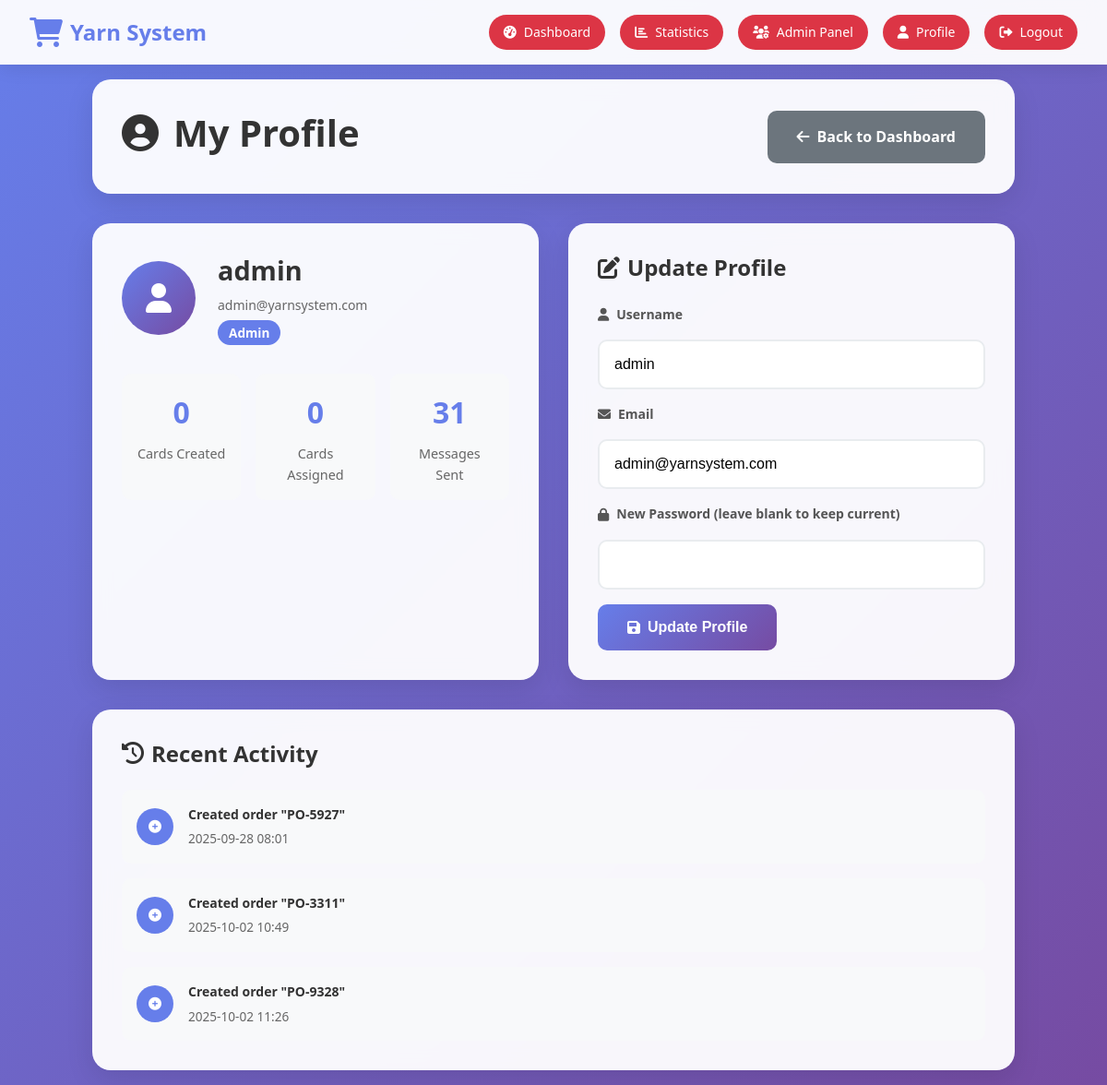
The app's page /profile (signed in) with its own data.
### app.py (models this page shows)
class User(db.Model):
    id = db.Column(db.Integer, primary_key=True)
    username = db.Column(db.String(80), unique=True, nullable=False)
    email = db.Column(db.String(120), unique=True, nullable=False)
    password_hash = db.Column(db.String(120), nullable=False)
    role = db.Column(db.String(20), nullable=False)  # admin, agent, user
    created_at = db.Column(db.DateTime, default=datetime.utcnow)
    is_active = db.Column(db.Boolean, default=True)

class Order(db.Model):
    id = db.Column(db.Integer, primary_key=True)
    order_id = db.Column(db.String(50), unique=True, nullable=False)  # e.g., PO-1052
    customer_name = db.Column(db.String(200), nullable=False)
    yarn_type = db.Column(db.String(100), nullable=False)
    quantity_kg = db.Column(db.Float, nullable=False)
    startup_date = db.Column(db.Date, nullable=False)
    order_type = db.Column(db.String(20), nullable=False)  # Local / Export
    amount_usd = db.Column(db.Float, nullable=False)
    status = db.Column(db.String(50), nullable=False, default='New Order')
    created_by = db.Column(db.Integer, db.ForeignKey('user.id'), nullable=False)
    assigned_agent = db.Column(db.Integer, db.ForeignKey('user.id'))  # Primary agent
    created_at = db.Column(db.DateTime, default=datetime.utcnow)
    updated_at = db.Column(db.DateTime, default=datetime.utcnow, onupdate=datetime.utcnow)
    creator = db.relationship('User', foreign_keys=[created_by], backref='created_orders')
    agent = db.relationship('User', foreign_keys=[assigned_agent], backref='assigned_orders')

### app.py (the view)
@app.route('/profile')
def profile():
    if 'user_id' not in session:
        return redirect(url_for('login'))
    user = User.query.get(session['user_id'])
    return render_template('profile.html', user=user)

### templates/profile.html (shortened to what this page needs)
{% extends "base.html" %}
{% block content %}
<div class="profile-container">
    <div class="profile-header">
        <h1><i class="fas fa-user-circle"></i> My Profile</h1>
        <div class="profile-actions">
            <a href="{{ url_for('dashboard') }}" class="btn btn-secondary">
                <i class="fas fa-arrow-left"></i>
                Back to Dashboard
            </a>
        </div>
    </div>
    <div class="profile-content">
        <div class="profile-card">
            <div class="profile-info">
                <div class="profile-avatar">
                    <i class="fas fa-user"></i>
                </div>
                <div class="profile-details">
                    <h2>{{ user.username }}</h2>
                    <p class="profile-email">{{ user.email }}</p>
                    <span class="profile-role">{{ user.role.title() }}</span>
                </div>
            </div>
            <div class="profile-stats">
                <div class="stat-item">
                    <div class="stat-number">{{ user.created_cards|length }}</div>
                    <div class="stat-label">Cards Created</div>
                </div>
                <div class="stat-item">
                    <div class="stat-number">{{ user.assigned_cards|length }}</div>
                    <div class="stat-label">Cards Assigned</div>
                </div>
                <div class="stat-item">
                    <div class="stat-number">{{ user.sent_messages|length }}</div>
                    <div class="stat-label">Messages Sent</div>
                </div>
            </div>
        </div>
        <div class="profile-form-card">
            <h3><i class="fas fa-edit"></i> Update Profile</h3>
            <form method="POST" action="{{ url_for('update_profile') }}">
                <div class="form-group">
                    <label for="username">
                        <i class="fas fa-user"></i>
                        Username
                    </label>
                    <input type="text" id="username" name="username" value="{{ user.username }}" required>
                </div>
                <div class="form-group">
                    <label for="email">
                        <i class="fas fa-envelope"></i>
                        Email
                    </label>
                    <input type="email" id="email" name="email" value="{{ user.email }}" required>
                </div>
                <div class="form-group">
                    <label for="password">
                        <i class="fas fa-lock"></i>
                        New Password (leave blank to keep current)
                    </label>
                    <input type="password" id="password" name="password">
                </div>
                <div class="form-actions">
                    <button type="submit" class="btn btn-primary">
                        <i class="fas fa-save"></i>
                        Update Profile
                    </button>
                </div>
            </form>
        </div>
        <div class="profile-activity-card">
            <h3><i class="fas fa-history"></i> Recent Activity</h3>
            <div class="activity-list">
                {% for order in user.created_orders[-5:] %}
                <div class="activity-item">
                    <div class="activity-icon">
                        <i class="fas fa-plus-circle"></i>
                    </div>
                    <div class="activity-content">
                        <div class="activity-title">Created order "{{ order.order_id }}"</div>
                        <div class="activity-time">{{ order.created_at.strftime('%Y-%m-%d %H:%M') }}</div>
                    </div>
                </div>
                {% endfor %}
            </div>
        </div>
    </div>
</div>
{% endblock %}

### static/css/style.css (style rules this page uses)
* { margin: 0; padding: 0; box-sizing: border-box; }
body { font-family: 'Segoe UI', Tahoma, Geneva, Verdana, sans-serif; background: linear-gradient(135deg, #667eea 0%, #764ba2 100%); min-height: 100vh; color: #333; font-size: 14px; line-height: 1.6; }
h1, h2, h3, h4, h5, h6 { font-weight: 600; line-height: 1.3; margin-bottom: 0.5rem; }
h1 { font-size: 2rem; }
h2 { font-size: 1.75rem; }
h3 { font-size: 1.5rem; }
.btn { display: inline-flex; align-items: center; gap: 0.5rem; padding: 0.75rem 1.5rem; border: none; border-radius: 8px; font-size: 0.9rem; font-weight: 600; text-decoration: none; cursor: pointer; transition: all 0.3s ease; white-space: nowrap; }
.btn-primary { background: linear-gradient(135deg, #667eea 0%, #764ba2 100%); color: white; }
.btn-secondary { background: #6c757d; color: white; }
.form-group { margin-bottom: 1rem; }
.form-group label { display: block; margin-bottom: 0.5rem; font-weight: 600; color: #333; }
.form-group { display: flex; flex-direction: column; gap: 0.5rem; }
.form-group label { font-weight: 600; color: #555; display: flex; align-items: center; gap: 0.5rem; }
.form-group input, .form-group select, .form-group textarea { padding: 1rem; border: 2px solid #e9ecef; border-radius: 10px; font-size: 1rem; transition: all 0.3s ease; background: white; }
.btn { padding: 1rem 2rem; border: none; border-radius: 10px; font-size: 1rem; font-weight: 600; cursor: pointer; transition: all 0.3s ease; display: inline-flex; align-items: center; gap: 0.5rem; text-decoration: none; justify-content: center; }
.profile-container { max-width: 1000px; margin: 0 auto; }
.profile-header { display: flex; justify-content: space-between; align-items: center; margin-bottom: 2rem; background: rgba(255, 255, 255, 0.95); backdrop-filter: blur(10px); padding: 2rem; border-radius: 20px; box-shadow: 0 10px 30px rgba(0, 0, 0, 0.1); }
.profile-header h1 { font-size: 2.5rem; color: #333; display: flex; align-items: center; gap: 1rem; }
.profile-content { display: grid; grid-template-columns: 1fr 1fr; gap: 2rem; }
.profile-card { background: rgba(255, 255, 255, 0.95); backdrop-filter: blur(10px); border-radius: 20px; padding: 2rem; box-shadow: 0 10px 30px rgba(0, 0, 0, 0.1); }
.profile-info { display: flex; align-items: center; gap: 1.5rem; margin-bottom: 2rem; }
.profile-avatar { width: 80px; height: 80px; background: linear-gradient(135deg, #667eea 0%, #764ba2 100%); border-radius: 50%; display: flex; align-items: center; justify-content: center; color: white; font-size: 2rem; }
.profile-details h2 { font-size: 1.8rem; color: #333; margin-bottom: 0.5rem; }
.profile-email { color: #666; margin-bottom: 0.5rem; }
.profile-role { background: #667eea; color: white; padding: 0.25rem 0.75rem; border-radius: 15px; font-size: 0.85rem; font-weight: 600; }
.profile-stats { display: grid; grid-template-columns: repeat(3, 1fr); gap: 1rem; }
.stat-item { text-align: center; padding: 1rem; background: #f8f9fa; border-radius: 10px; }
.stat-number { font-size: 2rem; font-weight: bold; color: #667eea; margin-bottom: 0.5rem; }
.stat-label { font-size: 0.9rem; color: #666; }
.profile-form-card { background: rgba(255, 255, 255, 0.95); backdrop-filter: blur(10px); border-radius: 20px; padding: 2rem; box-shadow: 0 10px 30px rgba(0, 0, 0, 0.1); }
.profile-form-card h3 { font-size: 1.5rem; color: #333; margin-bottom: 1.5rem; display: flex; align-items: center; gap: 0.5rem; }
.profile-activity-card { grid-column: 1 / -1; background: rgba(255, 255, 255, 0.95); backdrop-filter: blur(10px); border-radius: 20px; padding: 2rem; box-shadow: 0 10px 30px rgba(0, 0, 0, 0.1); }
.profile-activity-card h3 { font-size: 1.5rem; color: #333; margin-bottom: 1.5rem; display: flex; align-items: center; gap: 0.5rem; }
.activity-list { display: flex; flex-direction: column; gap: 1rem; }
.activity-item { display: flex; align-items: center; gap: 1rem; padding: 1rem; background: #f8f9fa; border-radius: 10px; }
.activity-icon { width: 40px; height: 40px; background: #667eea; border-radius: 50%; display: flex; align-items: center; justify-content: center; color: white; }
.activity-content { flex: 1; }
.activity-title { font-weight: 600; color: #333; margin-bottom: 0.25rem; }
.activity-time { font-size: 0.85rem; color: #666; }

### records on screen
User: username "admin", email "admin@yarnsystem.com", role "Admin"
Order: order_id "PO-5927", created_at "2025-09-28 08:01"
Order: order_id "PO-3311", created_at "2025-10-02 10:49"
Order: order_id "PO-9328", created_at "2025-10-02 11:26"

### other values on screen
{{ user.created_cards|length }} "0"
{{ user.assigned_cards|length }} "0"
{{ user.sent_messages|length }} "31"
